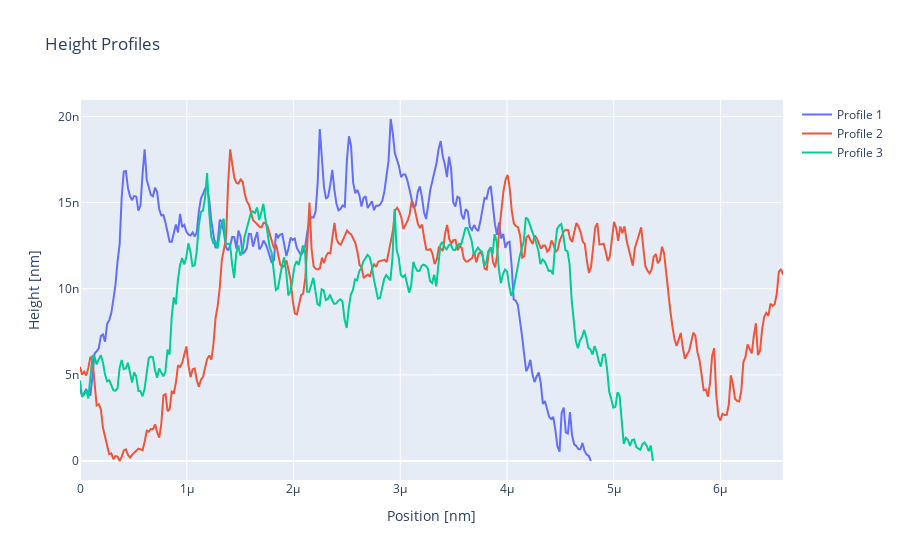

This figure's notebook cell:
### Code cell
file = r"C:\Users\poeda\OneDrive\Desktop\Documents\Luo Group\AFM Images\CrsBr MTJ Project\MAXYMUS\MAXYMUS #4.013 main.csv"
fgt = afm.afmData(file).zero_minimums().select_profiles([1,2,3])
fgt.plotly_graph()

### Figure 1 — Plotly figure (JSON) as saved in the notebook; plotly's stock layout.template omitted (floating-point values rounded to 4 significant figures; data arrays with more than 128 entries replaced by an {"elided": "..."} marker saying what was removed)
{"data": [{"mode": "lines", "name": "Profile 1", "type": "scatter", "x": {"elided": "338 float values"}, "y": {"elided": "338 float values"}}, {"mode": "lines", "name": "Profile 2", "type": "scatter", "x": {"elided": "338 float values"}, "y": {"elided": "338 float values"}}, {"mode": "lines", "name": "Profile 3", "type": "scatter", "x": {"elided": "338 float values"}, "y": {"elided": "338 float values"}}], "layout": {"title": {"text": "  Height Profiles"}, "xaxis": {"title": {"text": "Position [nm]"}}, "yaxis": {"title": {"text": "Height [nm]"}}}}
